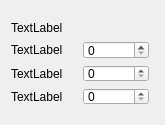
<?xml version="1.0" encoding="UTF-8"?>
<ui version="4.0">
 <class>WeaponAmmo</class>
 <widget class="QWidget" name="WeaponAmmo">
  <property name="geometry">
   <rect>
    <x>0</x>
    <y>0</y>
    <width>165</width>
    <height>125</height>
   </rect>
  </property>
  <property name="windowTitle">
   <string>WeaponAmmo</string>
  </property>
  <widget class="QWidget" name="verticalLayoutWidget">
   <property name="geometry">
    <rect>
     <x>0</x>
     <y>10</y>
     <width>160</width>
     <height>106</height>
    </rect>
   </property>
   <layout class="QVBoxLayout" name="verticalLayout">
    <item>
     <widget class="QLabel" name="title">
      <property name="text">
       <string>TextLabel</string>
      </property>
     </widget>
    </item>
    <item>
     <layout class="QGridLayout" name="gridLayout">
      <item row="0" column="1">
       <widget class="QSpinBox" name="ammoControl1"/>
      </item>
      <item row="0" column="0">
       <widget class="QLabel" name="ammo1">
        <property name="text">
         <string>TextLabel</string>
        </property>
       </widget>
      </item>
      <item row="1" column="0">
       <widget class="QLabel" name="ammo2">
        <property name="text">
         <string>TextLabel</string>
        </property>
       </widget>
      </item>
      <item row="1" column="1">
       <widget class="QSpinBox" name="ammoControl2"/>
      </item>
      <item row="2" column="0">
       <widget class="QLabel" name="ammo3">
        <property name="text">
         <string>TextLabel</string>
        </property>
       </widget>
      </item>
      <item row="2" column="1">
       <widget class="QSpinBox" name="ammoControl3"/>
      </item>
     </layout>
    </item>
   </layout>
  </widget>
 </widget>
 <layoutdefault spacing="6" margin="11"/>
 <resources/>
 <connections/>
</ui>
